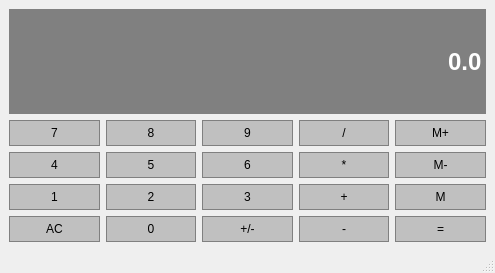
<?xml version="1.0" encoding="UTF-8"?>
<ui version="4.0">
 <class>Calculator</class>
 <widget class="QMainWindow" name="Calculator">
  <property name="geometry">
   <rect>
    <x>0</x>
    <y>0</y>
    <width>495</width>
    <height>273</height>
   </rect>
  </property>
  <property name="windowTitle">
   <string>Calculator</string>
  </property>
  <widget class="QWidget" name="centralwidget">
   <layout class="QGridLayout" name="gridLayout">
    <item row="3" column="3">
     <widget class="QPushButton" name="Add">
      <property name="sizePolicy">
       <sizepolicy hsizetype="Preferred" vsizetype="Preferred">
        <horstretch>0</horstretch>
        <verstretch>0</verstretch>
       </sizepolicy>
      </property>
      <property name="styleSheet">
       <string notr="true">QPushButton {
background-color: #C0C0C0;
border: 1px solid gray;
padding: 5px;
}

QPushButton:pressed {
background-color: #A9A9A9;
border: 1px solid gray;
padding: 5px;
}</string>
      </property>
      <property name="text">
       <string>+</string>
      </property>
     </widget>
    </item>
    <item row="3" column="2">
     <widget class="QPushButton" name="Button3">
      <property name="sizePolicy">
       <sizepolicy hsizetype="Preferred" vsizetype="Preferred">
        <horstretch>0</horstretch>
        <verstretch>0</verstretch>
       </sizepolicy>
      </property>
      <property name="styleSheet">
       <string notr="true">QPushButton {
background-color: #C0C0C0;
border: 1px solid gray;
padding: 5px;
}

QPushButton:pressed {
background-color: #A9A9A9;
border: 1px solid gray;
padding: 5px;
}</string>
      </property>
      <property name="text">
       <string>3</string>
      </property>
     </widget>
    </item>
    <item row="4" column="4">
     <widget class="QPushButton" name="Equals">
      <property name="sizePolicy">
       <sizepolicy hsizetype="Preferred" vsizetype="Preferred">
        <horstretch>0</horstretch>
        <verstretch>0</verstretch>
       </sizepolicy>
      </property>
      <property name="styleSheet">
       <string notr="true">QPushButton {
background-color: #C0C0C0;
border: 1px solid gray;
padding: 5px;
}

QPushButton:pressed {
background-color: #A9A9A9;
border: 1px solid gray;
padding: 5px;
}</string>
      </property>
      <property name="text">
       <string>=</string>
      </property>
     </widget>
    </item>
    <item row="1" column="0">
     <widget class="QPushButton" name="Button7">
      <property name="sizePolicy">
       <sizepolicy hsizetype="Preferred" vsizetype="Preferred">
        <horstretch>0</horstretch>
        <verstretch>0</verstretch>
       </sizepolicy>
      </property>
      <property name="styleSheet">
       <string notr="true">QPushButton {
background-color: #C0C0C0;
border: 1px solid gray;
padding: 5px;
}

QPushButton:pressed {
background-color: #A9A9A9;
border: 1px solid gray;
padding: 5px;
}</string>
      </property>
      <property name="text">
       <string>7</string>
      </property>
     </widget>
    </item>
    <item row="2" column="4">
     <widget class="QPushButton" name="MemNeg">
      <property name="sizePolicy">
       <sizepolicy hsizetype="Preferred" vsizetype="Preferred">
        <horstretch>0</horstretch>
        <verstretch>0</verstretch>
       </sizepolicy>
      </property>
      <property name="styleSheet">
       <string notr="true">QPushButton {
background-color: #C0C0C0;
border: 1px solid gray;
padding: 5px;
}

QPushButton:pressed {
background-color: #A9A9A9;
border: 1px solid gray;
padding: 5px;
}</string>
      </property>
      <property name="text">
       <string>M-</string>
      </property>
     </widget>
    </item>
    <item row="1" column="2">
     <widget class="QPushButton" name="Button9">
      <property name="sizePolicy">
       <sizepolicy hsizetype="Preferred" vsizetype="Preferred">
        <horstretch>0</horstretch>
        <verstretch>0</verstretch>
       </sizepolicy>
      </property>
      <property name="styleSheet">
       <string notr="true">QPushButton {
background-color: #C0C0C0;
border: 1px solid gray;
padding: 5px;
}

QPushButton:pressed {
background-color: #A9A9A9;
border: 1px solid gray;
padding: 5px;
}</string>
      </property>
      <property name="text">
       <string>9</string>
      </property>
     </widget>
    </item>
    <item row="3" column="0">
     <widget class="QPushButton" name="Button1">
      <property name="sizePolicy">
       <sizepolicy hsizetype="Preferred" vsizetype="Preferred">
        <horstretch>0</horstretch>
        <verstretch>0</verstretch>
       </sizepolicy>
      </property>
      <property name="styleSheet">
       <string notr="true">QPushButton {
background-color: #C0C0C0;
border: 1px solid gray;
padding: 5px;
}

QPushButton:pressed {
background-color: #A9A9A9;
border: 1px solid gray;
padding: 5px;
}</string>
      </property>
      <property name="text">
       <string>1</string>
      </property>
     </widget>
    </item>
    <item row="1" column="1">
     <widget class="QPushButton" name="Button8">
      <property name="sizePolicy">
       <sizepolicy hsizetype="Preferred" vsizetype="Preferred">
        <horstretch>0</horstretch>
        <verstretch>0</verstretch>
       </sizepolicy>
      </property>
      <property name="styleSheet">
       <string notr="true">QPushButton {
background-color: #C0C0C0;
border: 1px solid gray;
padding: 5px;
}

QPushButton:pressed {
background-color: #A9A9A9;
border: 1px solid gray;
padding: 5px;
}</string>
      </property>
      <property name="text">
       <string>8</string>
      </property>
     </widget>
    </item>
    <item row="2" column="1">
     <widget class="QPushButton" name="Button5">
      <property name="sizePolicy">
       <sizepolicy hsizetype="Preferred" vsizetype="Preferred">
        <horstretch>0</horstretch>
        <verstretch>0</verstretch>
       </sizepolicy>
      </property>
      <property name="styleSheet">
       <string notr="true">QPushButton {
background-color: #C0C0C0;
border: 1px solid gray;
padding: 5px;
}

QPushButton:pressed {
background-color: #A9A9A9;
border: 1px solid gray;
padding: 5px;
}</string>
      </property>
      <property name="text">
       <string>5</string>
      </property>
     </widget>
    </item>
    <item row="4" column="0">
     <widget class="QPushButton" name="Clear">
      <property name="sizePolicy">
       <sizepolicy hsizetype="Preferred" vsizetype="Preferred">
        <horstretch>0</horstretch>
        <verstretch>0</verstretch>
       </sizepolicy>
      </property>
      <property name="styleSheet">
       <string notr="true">QPushButton {
background-color: #C0C0C0;
border: 1px solid gray;
padding: 5px;
}

QPushButton:pressed {
background-color: #A9A9A9;
border: 1px solid gray;
padding: 5px;
}</string>
      </property>
      <property name="text">
       <string>AC</string>
      </property>
     </widget>
    </item>
    <item row="1" column="3">
     <widget class="QPushButton" name="Divide">
      <property name="sizePolicy">
       <sizepolicy hsizetype="Preferred" vsizetype="Preferred">
        <horstretch>0</horstretch>
        <verstretch>0</verstretch>
       </sizepolicy>
      </property>
      <property name="styleSheet">
       <string notr="true">QPushButton {
background-color: #C0C0C0;
border: 1px solid gray;
padding: 5px;
}

QPushButton:pressed {
background-color: #A9A9A9;
border: 1px solid gray;
padding: 5px;
}</string>
      </property>
      <property name="text">
       <string>/</string>
      </property>
     </widget>
    </item>
    <item row="3" column="1">
     <widget class="QPushButton" name="Button2">
      <property name="sizePolicy">
       <sizepolicy hsizetype="Preferred" vsizetype="Preferred">
        <horstretch>0</horstretch>
        <verstretch>0</verstretch>
       </sizepolicy>
      </property>
      <property name="styleSheet">
       <string notr="true">QPushButton {
background-color: #C0C0C0;
border: 1px solid gray;
padding: 5px;
}

QPushButton:pressed {
background-color: #A9A9A9;
border: 1px solid gray;
padding: 5px;
}</string>
      </property>
      <property name="text">
       <string>2</string>
      </property>
     </widget>
    </item>
    <item row="2" column="0">
     <widget class="QPushButton" name="Button4">
      <property name="sizePolicy">
       <sizepolicy hsizetype="Preferred" vsizetype="Preferred">
        <horstretch>0</horstretch>
        <verstretch>0</verstretch>
       </sizepolicy>
      </property>
      <property name="styleSheet">
       <string notr="true">QPushButton {
background-color: #C0C0C0;
border: 1px solid gray;
padding: 5px;
}

QPushButton:pressed {
background-color: #A9A9A9;
border: 1px solid gray;
padding: 5px;
}</string>
      </property>
      <property name="text">
       <string>4</string>
      </property>
     </widget>
    </item>
    <item row="4" column="2">
     <widget class="QPushButton" name="ChangeSign">
      <property name="sizePolicy">
       <sizepolicy hsizetype="Preferred" vsizetype="Preferred">
        <horstretch>0</horstretch>
        <verstretch>0</verstretch>
       </sizepolicy>
      </property>
      <property name="styleSheet">
       <string notr="true">QPushButton {
background-color: #C0C0C0;
border: 1px solid gray;
padding: 5px;
}

QPushButton:pressed {
background-color: #A9A9A9;
border: 1px solid gray;
padding: 5px;
}</string>
      </property>
      <property name="text">
       <string>+/-</string>
      </property>
     </widget>
    </item>
    <item row="4" column="3">
     <widget class="QPushButton" name="Substract">
      <property name="sizePolicy">
       <sizepolicy hsizetype="Preferred" vsizetype="Preferred">
        <horstretch>0</horstretch>
        <verstretch>0</verstretch>
       </sizepolicy>
      </property>
      <property name="styleSheet">
       <string notr="true">QPushButton {
background-color: #C0C0C0;
border: 1px solid gray;
padding: 5px;
}

QPushButton:pressed {
background-color: #A9A9A9;
border: 1px solid gray;
padding: 5px;
}</string>
      </property>
      <property name="text">
       <string>-</string>
      </property>
     </widget>
    </item>
    <item row="3" column="4">
     <widget class="QPushButton" name="MemLoad">
      <property name="sizePolicy">
       <sizepolicy hsizetype="Preferred" vsizetype="Preferred">
        <horstretch>0</horstretch>
        <verstretch>0</verstretch>
       </sizepolicy>
      </property>
      <property name="styleSheet">
       <string notr="true">QPushButton {
background-color: #C0C0C0;
border: 1px solid gray;
padding: 5px;
}

QPushButton:pressed {
background-color: #A9A9A9;
border: 1px solid gray;
padding: 5px;
}</string>
      </property>
      <property name="text">
       <string>M</string>
      </property>
     </widget>
    </item>
    <item row="1" column="4">
     <widget class="QPushButton" name="MemAdd">
      <property name="sizePolicy">
       <sizepolicy hsizetype="Preferred" vsizetype="Preferred">
        <horstretch>0</horstretch>
        <verstretch>0</verstretch>
       </sizepolicy>
      </property>
      <property name="styleSheet">
       <string notr="true">QPushButton {
background-color: #C0C0C0;
border: 1px solid gray;
padding: 5px;
}

QPushButton:pressed {
background-color: #A9A9A9;
border: 1px solid gray;
padding: 5px;
}</string>
      </property>
      <property name="text">
       <string>M+</string>
      </property>
     </widget>
    </item>
    <item row="2" column="3">
     <widget class="QPushButton" name="Multiply">
      <property name="sizePolicy">
       <sizepolicy hsizetype="Preferred" vsizetype="Preferred">
        <horstretch>0</horstretch>
        <verstretch>0</verstretch>
       </sizepolicy>
      </property>
      <property name="styleSheet">
       <string notr="true">QPushButton {
background-color: #C0C0C0;
border: 1px solid gray;
padding: 5px;
}

QPushButton:pressed {
background-color: #A9A9A9;
border: 1px solid gray;
padding: 5px;
}</string>
      </property>
      <property name="text">
       <string>*</string>
      </property>
     </widget>
    </item>
    <item row="4" column="1">
     <widget class="QPushButton" name="Button0">
      <property name="sizePolicy">
       <sizepolicy hsizetype="Preferred" vsizetype="Preferred">
        <horstretch>0</horstretch>
        <verstretch>0</verstretch>
       </sizepolicy>
      </property>
      <property name="styleSheet">
       <string notr="true">QPushButton {
background-color: #C0C0C0;
border: 1px solid gray;
padding: 5px;
}

QPushButton:pressed {
background-color: #A9A9A9;
border: 1px solid gray;
padding: 5px;
}</string>
      </property>
      <property name="text">
       <string>0</string>
      </property>
     </widget>
    </item>
    <item row="0" column="0" colspan="5">
     <widget class="QLineEdit" name="Display">
      <property name="sizePolicy">
       <sizepolicy hsizetype="Preferred" vsizetype="Expanding">
        <horstretch>0</horstretch>
        <verstretch>0</verstretch>
       </sizepolicy>
      </property>
      <property name="font">
       <font>
        <family>Arial</family>
        <pointsize>18</pointsize>
        <bold>true</bold>
       </font>
      </property>
      <property name="styleSheet">
       <string notr="true">QLineEdit {
background-color: gray;
border: 1px solid gray;
color: #ffffff;
}</string>
      </property>
      <property name="text">
       <string>0.0</string>
      </property>
      <property name="alignment">
       <set>Qt::AlignRight|Qt::AlignTrailing|Qt::AlignVCenter</set>
      </property>
     </widget>
    </item>
    <item row="2" column="2">
     <widget class="QPushButton" name="Button6">
      <property name="sizePolicy">
       <sizepolicy hsizetype="Preferred" vsizetype="Preferred">
        <horstretch>0</horstretch>
        <verstretch>0</verstretch>
       </sizepolicy>
      </property>
      <property name="styleSheet">
       <string notr="true">QPushButton {
background-color: #C0C0C0;
border: 1px solid gray;
padding: 5px;
}

QPushButton:pressed {
background-color: #A9A9A9;
border: 1px solid gray;
padding: 5px;
}</string>
      </property>
      <property name="text">
       <string>6</string>
      </property>
     </widget>
    </item>
   </layout>
  </widget>
  <widget class="QMenuBar" name="menubar">
   <property name="geometry">
    <rect>
     <x>0</x>
     <y>0</y>
     <width>495</width>
     <height>25</height>
    </rect>
   </property>
  </widget>
  <widget class="QStatusBar" name="statusbar"/>
 </widget>
 <resources/>
 <connections/>
</ui>
